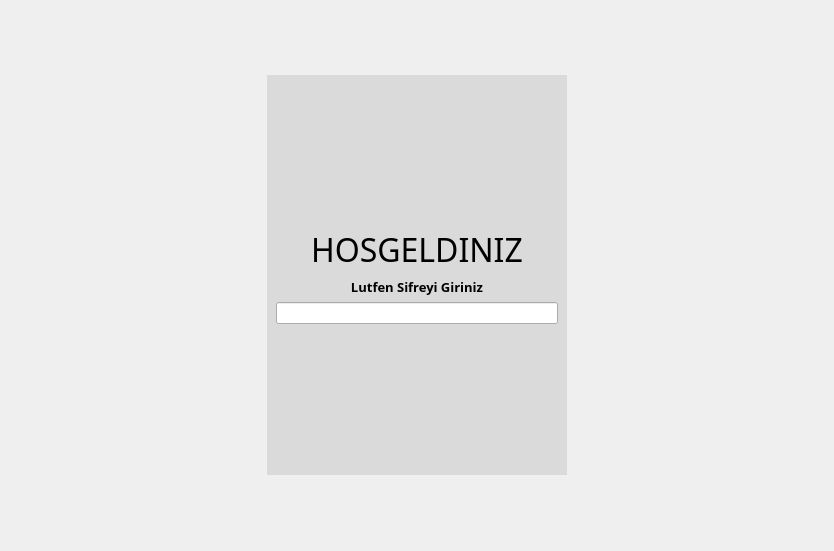
<?xml version="1.0" encoding="UTF-8"?>
<ui version="4.0">
 <class>MainWindow</class>
 <widget class="QMainWindow" name="MainWindow">
  <property name="geometry">
   <rect>
    <x>0</x>
    <y>0</y>
    <width>834</width>
    <height>551</height>
   </rect>
  </property>
  <property name="windowTitle">
   <string>MainWindow</string>
  </property>
  <widget class="QWidget" name="centralwidget">
   <property name="styleSheet">
    <string notr="true">#centralwidget{
background-image: url(:/wallpaper2/ap.jpg);
}</string>
   </property>
   <layout class="QGridLayout" name="gridLayout">
    <item row="0" column="0">
     <spacer name="horizontalSpacer">
      <property name="orientation">
       <enum>Qt::Horizontal</enum>
      </property>
      <property name="sizeHint" stdset="0">
       <size>
        <width>246</width>
        <height>20</height>
       </size>
      </property>
     </spacer>
    </item>
    <item row="0" column="1">
     <widget class="QWidget" name="verticalWidget" native="true">
      <property name="minimumSize">
       <size>
        <width>300</width>
        <height>400</height>
       </size>
      </property>
      <property name="maximumSize">
       <size>
        <width>300</width>
        <height>400</height>
       </size>
      </property>
      <property name="styleSheet">
       <string notr="true">#verticalWidget{
background-color: rgb(218, 218, 218);
}</string>
      </property>
      <layout class="QVBoxLayout" name="verticalLayout">
       <item>
        <spacer name="verticalSpacer_2">
         <property name="orientation">
          <enum>Qt::Vertical</enum>
         </property>
         <property name="sizeHint" stdset="0">
          <size>
           <width>20</width>
           <height>40</height>
          </size>
         </property>
        </spacer>
       </item>
       <item>
        <widget class="QLabel" name="label">
         <property name="font">
          <font>
           <family>8514oem</family>
           <pointsize>24</pointsize>
          </font>
         </property>
         <property name="text">
          <string>HOSGELDINIZ</string>
         </property>
         <property name="alignment">
          <set>Qt::AlignCenter</set>
         </property>
        </widget>
       </item>
       <item>
        <widget class="QLabel" name="label_2">
         <property name="font">
          <font>
           <family>8514oem</family>
           <pointsize>10</pointsize>
           <weight>75</weight>
           <bold>true</bold>
          </font>
         </property>
         <property name="text">
          <string>Lutfen Sifreyi Giriniz</string>
         </property>
         <property name="alignment">
          <set>Qt::AlignCenter</set>
         </property>
        </widget>
       </item>
       <item>
        <widget class="QLineEdit" name="lineEdit">
         <property name="sizePolicy">
          <sizepolicy hsizetype="MinimumExpanding" vsizetype="Fixed">
           <horstretch>0</horstretch>
           <verstretch>0</verstretch>
          </sizepolicy>
         </property>
        </widget>
       </item>
       <item>
        <spacer name="verticalSpacer">
         <property name="orientation">
          <enum>Qt::Vertical</enum>
         </property>
         <property name="sizeHint" stdset="0">
          <size>
           <width>20</width>
           <height>40</height>
          </size>
         </property>
        </spacer>
       </item>
      </layout>
     </widget>
    </item>
    <item row="0" column="2">
     <spacer name="horizontalSpacer_2">
      <property name="orientation">
       <enum>Qt::Horizontal</enum>
      </property>
      <property name="sizeHint" stdset="0">
       <size>
        <width>246</width>
        <height>20</height>
       </size>
      </property>
     </spacer>
    </item>
   </layout>
  </widget>
 </widget>
 <resources>
  <include location="icons.qrc"/>
 </resources>
 <connections/>
</ui>
